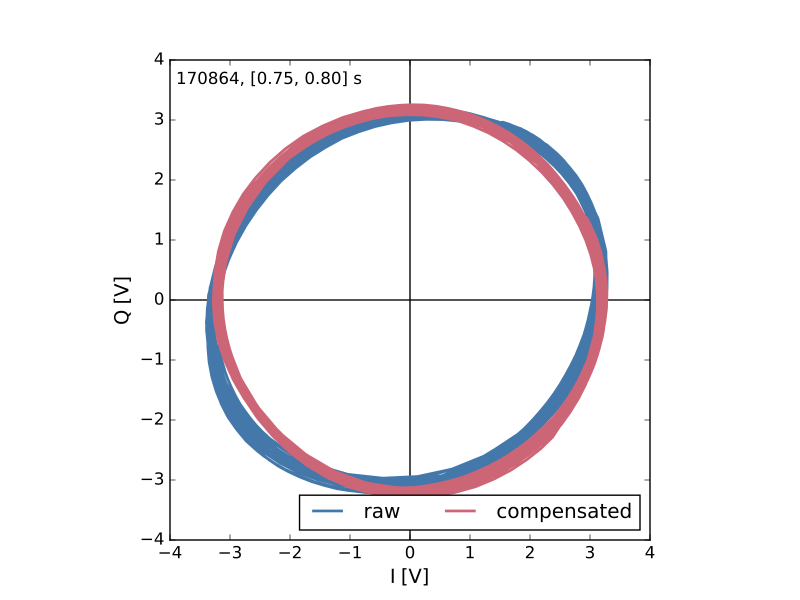

Reproduce this figure in Python.
import numpy as np
import matplotlib.pyplot as plt
from distinct_colours import get_distinct
import random_data as rd
import mitpci


shot = 170864
tlim = [0.75, 0.80]
sl = slice(None, None, 100)

# Plotting parameters
fontsize = 14
linewidth = 2
cols = get_distinct(2)


if __name__ == '__main__':
    Lraw = mitpci.interferometer.Lissajous(
        shot, tlim=tlim, fit=False, compensate=False)
    L = mitpci.interferometer.Lissajous(
        shot, tlim=tlim)

    plt.figure()

    plt.axhline(0, c='k')
    plt.axvline(0, c='k')
    plt.plot(
        Lraw.I.x[sl],
        Lraw.Q.x[sl],
        linewidth=linewidth,
        c=cols[0],
        label='raw')
    plt.plot(
        L.I.x[sl],
        L.Q.x[sl],
        linewidth=linewidth,
        c=cols[1],
        label='compensated')

    plt.gca().set_aspect('equal')
    plt.xlim([-4, 4])
    plt.ylim([-4, 4])
    plt.xlabel('$\mathregular{I \; [V]}$', fontsize=fontsize)
    plt.ylabel('$\mathregular{Q \; [V]}$', fontsize=fontsize)
    plt.legend(ncol=2, loc='lower right')
    plt.text(
        -3.9, 3.6,
        '%i, [%.2f, %.2f] s' % (shot, tlim[0], tlim[1]),
        fontsize=(fontsize - 2))

    plt.show()
